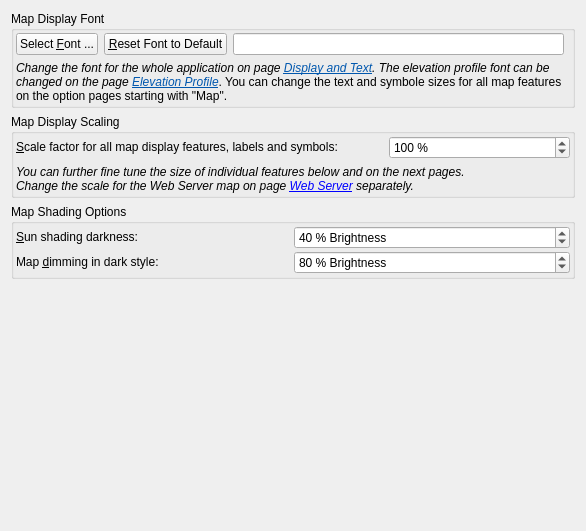
          <widget class="QWidget" name="scrollAreaWidgetContents_26">
           <property name="geometry">
            <rect>
             <x>0</x>
             <y>0</y>
             <width>586</width>
             <height>531</height>
            </rect>
           </property>
           <layout class="QVBoxLayout" name="verticalLayout_65">
            <item>
             <widget class="QGroupBox" name="groupBox_20">
              <property name="title">
               <string>Map Display Font</string>
              </property>
              <layout class="QGridLayout" name="gridLayout_5">
               <property name="leftMargin">
                <number>2</number>
               </property>
               <property name="topMargin">
                <number>2</number>
               </property>
               <property name="rightMargin">
                <number>2</number>
               </property>
               <property name="bottomMargin">
                <number>2</number>
               </property>
               <item row="0" column="0">
                <widget class="QPushButton" name="pushButtonOptionsDisplaySelectFont">
                 <property name="toolTip">
                  <string>Select a font for the map and the elevation profile.
Note that some fonts, especially large fonts, can result in display errors on the map.</string>
                 </property>
                 <property name="text">
                  <string>Select &amp;Font ...</string>
                 </property>
                </widget>
               </item>
               <item row="0" column="1">
                <widget class="QPushButton" name="pushButtonOptionsDisplayResetFont">
                 <property name="toolTip">
                  <string>Reset font for the map and the elevation profile back to default</string>
                 </property>
                 <property name="text">
                  <string>&amp;Reset Font to Default</string>
                 </property>
                </widget>
               </item>
               <item row="1" column="0" colspan="4">
                <widget class="QLabel" name="labelOptionsAppFontHint">
                 <property name="text">
                  <string>&lt;html&gt;&lt;head/&gt;&lt;body&gt;&lt;p&gt;&lt;img src=&quot;:/littlenavmap/resources/icons/bulb.svg&quot;/&gt;&lt;span style=&quot; font-style:italic;&quot;&gt;Change the font for the whole application on page &lt;/span&gt;&lt;a href=&quot;lnm://displayandtext&quot;&gt;&lt;span style=&quot; font-style:italic; text-decoration: underline; color:#0057ae;&quot;&gt;Display and Text&lt;/span&gt;&lt;/a&gt;&lt;span style=&quot; font-style:italic;&quot;&gt;. The elevation profile font can be changed on the page &lt;/span&gt;&lt;a href=&quot;lnm://elevationprofile&quot;&gt;&lt;span style=&quot; font-style:italic; text-decoration: underline; color:#0057ae;&quot;&gt;Elevation Profile&lt;/span&gt;&lt;/a&gt;. You can change the text and symbole sizes for all map features on the option pages starting with &amp;quot;Map&amp;quot;.&lt;/p&gt;&lt;/body&gt;&lt;/html&gt;</string>
                 </property>
                 <property name="wordWrap">
                  <bool>true</bool>
                 </property>
                 <property name="margin">
                  <number>10</number>
                 </property>
                 <property name="textInteractionFlags">
                  <set>Qt::LinksAccessibleByMouse|Qt::TextSelectableByMouse</set>
                 </property>
                </widget>
               </item>
               <item row="0" column="2">
                <widget class="QLineEdit" name="lineEditOptionsDisplayFont">
                 <property name="readOnly">
                  <bool>true</bool>
                 </property>
                </widget>
               </item>
              </layout>
             </widget>
            </item>
            <item>
             <widget class="QGroupBox" name="groupBox_39">
              <property name="title">
               <string>Map Display Scaling</string>
              </property>
              <layout class="QGridLayout" name="gridLayout_12">
               <property name="leftMargin">
                <number>2</number>
               </property>
               <property name="topMargin">
                <number>2</number>
               </property>
               <property name="rightMargin">
                <number>2</number>
               </property>
               <property name="bottomMargin">
                <number>2</number>
               </property>
               <item row="0" column="2">
                <widget class="QSpinBox" name="spinBoxOptionsDisplayScaleAll">
                 <property name="toolTip">
                  <string/>
                 </property>
                 <property name="suffix">
                  <string> %</string>
                 </property>
                 <property name="prefix">
                  <string/>
                 </property>
                 <property name="minimum">
                  <number>50</number>
                 </property>
                 <property name="maximum">
                  <number>300</number>
                 </property>
                 <property name="singleStep">
                  <number>10</number>
                 </property>
                 <property name="value">
                  <number>100</number>
                 </property>
                </widget>
               </item>
               <item row="2" column="0" colspan="3">
                <widget class="QLabel" name="labelOptionsMapScaleHint">
                 <property name="text">
                  <string>&lt;html&gt;&lt;head/&gt;&lt;body&gt;&lt;p&gt;&lt;img src=&quot;:/littlenavmap/resources/icons/bulb.svg&quot;/&gt;&lt;span style=&quot; font-style:italic;&quot;&gt; You can further fine tune the size of individual features below and on the next pages.&lt;br/&gt;&lt;/span&gt;&lt;span style=&quot; font-style:italic;&quot;&gt;Change the scale for the Web Server map on page &lt;/span&gt;&lt;a href=&quot;lnm://webserver&quot;&gt;&lt;span style=&quot; font-style:italic; text-decoration: underline;&quot;&gt;Web Server&lt;/span&gt;&lt;/a&gt;&lt;span style=&quot; font-style:italic;&quot;&gt; separately.&lt;/span&gt;&lt;/p&gt;&lt;/body&gt;&lt;/html&gt;</string>
                 </property>
                 <property name="wordWrap">
                  <bool>true</bool>
                 </property>
                 <property name="margin">
                  <number>10</number>
                 </property>
                 <property name="textInteractionFlags">
                  <set>Qt::LinksAccessibleByMouse|Qt::TextSelectableByMouse</set>
                 </property>
                </widget>
               </item>
               <item row="0" column="0" colspan="2" alignment="Qt::AlignVCenter">
                <widget class="QLabel" name="labelOptionsMapSizeAirport_2">
                 <property name="text">
                  <string>&amp;Scale factor for all map display features, labels and symbols:</string>
                 </property>
                 <property name="alignment">
                  <set>Qt::AlignLeading|Qt::AlignLeft|Qt::AlignTop</set>
                 </property>
                 <property name="buddy">
                  <cstring>spinBoxOptionsDisplayScaleAll</cstring>
                 </property>
                </widget>
               </item>
              </layout>
             </widget>
            </item>
            <item>
             <widget class="QGroupBox" name="groupBox_31">
              <property name="title">
               <string>Map Shading Options</string>
              </property>
              <layout class="QGridLayout" name="gridLayout_47">
               <property name="leftMargin">
                <number>2</number>
               </property>
               <property name="topMargin">
                <number>2</number>
               </property>
               <property name="rightMargin">
                <number>2</number>
               </property>
               <property name="bottomMargin">
                <number>2</number>
               </property>
               <property name="spacing">
                <number>2</number>
               </property>
               <item row="0" column="0" alignment="Qt::AlignVCenter">
                <widget class="QLabel" name="label">
                 <property name="text">
                  <string>&amp;Sun shading darkness:</string>
                 </property>
                 <property name="buddy">
                  <cstring>spinBoxOptionsDisplaySunShadeDarkness</cstring>
                 </property>
                </widget>
               </item>
               <item row="0" column="1">
                <widget class="QSpinBox" name="spinBoxOptionsDisplaySunShadeDarkness">
                 <property name="toolTip">
                  <string>Sun shading level. Lower values result in a darker display.</string>
                 </property>
                 <property name="suffix">
                  <string> % Brightness</string>
                 </property>
                 <property name="prefix">
                  <string/>
                 </property>
                 <property name="minimum">
                  <number>10</number>
                 </property>
                 <property name="maximum">
                  <number>90</number>
                 </property>
                 <property name="singleStep">
                  <number>10</number>
                 </property>
                 <property name="value">
                  <number>40</number>
                 </property>
                </widget>
               </item>
               <item row="1" column="0" alignment="Qt::AlignVCenter">
                <widget class="QLabel" name="labelOptionsGuiThemeMapDimming">
                 <property name="text">
                  <string>Map &amp;dimming in dark style:</string>
                 </property>
                 <property name="buddy">
                  <cstring>spinBoxOptionsGuiThemeMapDimming</cstring>
                 </property>
                </widget>
               </item>
               <item row="1" column="1">
                <widget class="QSpinBox" name="spinBoxOptionsGuiThemeMapDimming">
                 <property name="toolTip">
                  <string>Darken the map and the flight plan elevation profile for the user interface style &quot;Dark&quot;. Lower values result in a darker display.</string>
                 </property>
                 <property name="readOnly">
                  <bool>false</bool>
                 </property>
                 <property name="suffix">
                  <string> % Brightness</string>
                 </property>
                 <property name="minimum">
                  <number>10</number>
                 </property>
                 <property name="maximum">
                  <number>100</number>
                 </property>
                 <property name="singleStep">
                  <number>10</number>
                 </property>
                 <property name="value">
                  <number>80</number>
                 </property>
                </widget>
               </item>
              </layout>
             </widget>
            </item>
            <item>
             <spacer name="verticalSpacer_4">
              <property name="orientation">
               <enum>Qt::Vertical</enum>
              </property>
              <property name="sizeHint" stdset="0">
               <size>
                <width>20</width>
                <height>0</height>
               </size>
              </property>
             </spacer>
            </item>
           </layout>
          </widget>
